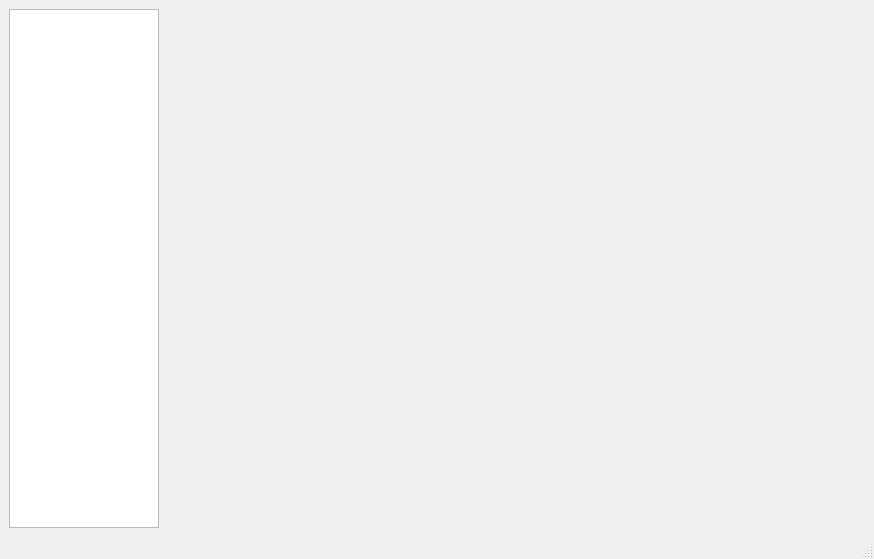
<?xml version="1.0" encoding="UTF-8"?>
<ui version="4.0">
 <class>DlgSettings</class>
 <widget class="QMainWindow" name="DlgSettings">
  <property name="geometry">
   <rect>
    <x>0</x>
    <y>0</y>
    <width>874</width>
    <height>559</height>
   </rect>
  </property>
  <property name="windowTitle">
   <string>MainWindow</string>
  </property>
  <widget class="QWidget" name="centralwidget">
   <layout class="QHBoxLayout" name="horizontalLayout">
    <item>
     <widget class="QListWidget" name="lstMenu">
      <property name="maximumSize">
       <size>
        <width>150</width>
        <height>16777215</height>
       </size>
      </property>
     </widget>
    </item>
    <item>
     <widget class="QWidget" name="wdgContent" native="true">
      <layout class="QVBoxLayout" name="vlContent">
       <property name="leftMargin">
        <number>0</number>
       </property>
       <property name="topMargin">
        <number>0</number>
       </property>
       <property name="rightMargin">
        <number>0</number>
       </property>
       <property name="bottomMargin">
        <number>0</number>
       </property>
      </layout>
     </widget>
    </item>
   </layout>
  </widget>
  <widget class="QMenuBar" name="menubar">
   <property name="geometry">
    <rect>
     <x>0</x>
     <y>0</y>
     <width>874</width>
     <height>21</height>
    </rect>
   </property>
  </widget>
  <widget class="QStatusBar" name="statusbar"/>
 </widget>
 <resources/>
 <connections>
  <connection>
   <sender>lstMenu</sender>
   <signal>itemSelectionChanged()</signal>
   <receiver>DlgSettings</receiver>
   <slot>menuItemChanged()</slot>
   <hints>
    <hint type="sourcelabel">
     <x>42</x>
     <y>95</y>
    </hint>
    <hint type="destinationlabel">
     <x>-1</x>
     <y>100</y>
    </hint>
   </hints>
  </connection>
 </connections>
 <slots>
  <slot>menuItemChanged()</slot>
 </slots>
</ui>
